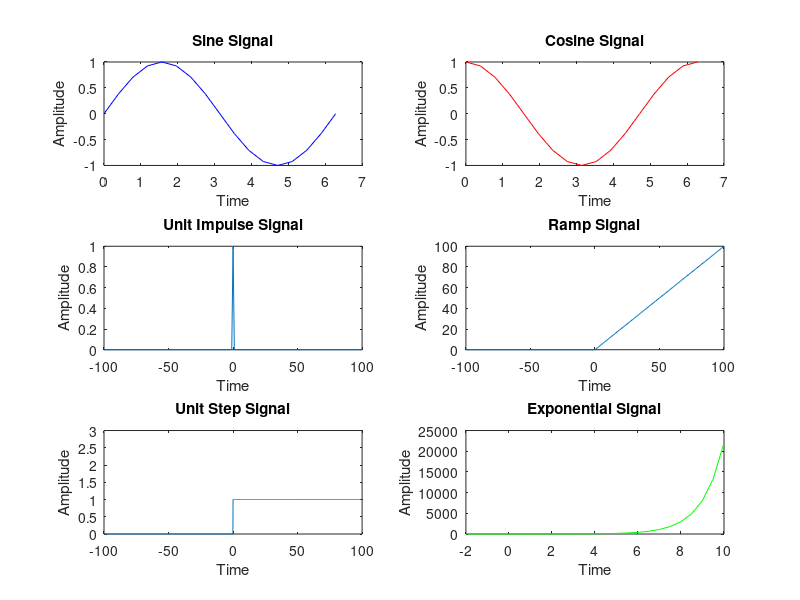

This figure's MATLAB source:
% Sine Signal 
t=0 : pi/8 : 2*pi;
A=sin(t);
subplot(3,2,1);
plot(t,A,'b');
xlabel('Time');
ylabel('Amplitude');
title('Sine Signal');

%Cosine Signal
t=0: pi/8 : 2*pi;
B=cos(t);
subplot(3,2,2);
plot(t,B,'r');
xlabel('Time');
ylabel('Amplitude');
title('Cosine Signal');

%Unit Impulse Signal
t= -100:1:100;
impulse = t==0;
subplot(3,2,3);
plot(t,impulse);
xlabel('Time');
ylabel('Amplitude');
title('Unit Impulse Signal');





%Ramp Signal
t= -100:1:100;
x=t>0;
subplot(3,2,4);
plot (t,t.*x);
xlabel('Time');
ylabel('Amplitude');
title('Ramp Signal');

%Unit Step Signal
t=[];
y=[];
j=1;
for i=-100:0.1:100
             t(j)=i;
             if (i>=0)
                y(j)=1;
             else
                y(j)=0;
             end
             j=j+1;
        end
subplot(3,2,5);
plot(t,y);
axis([-100,100,0,3]);
xlabel('Time');
ylabel('Amplitude');
title('Unit Step Signal');



%Exponential Signal
t=-2:0.5:10;
C=exp(t);
subplot(3,2,6);
plot(t,C,'g');
xlabel('Time');
ylabel('Amplitude');
title('Exponential Signal');
